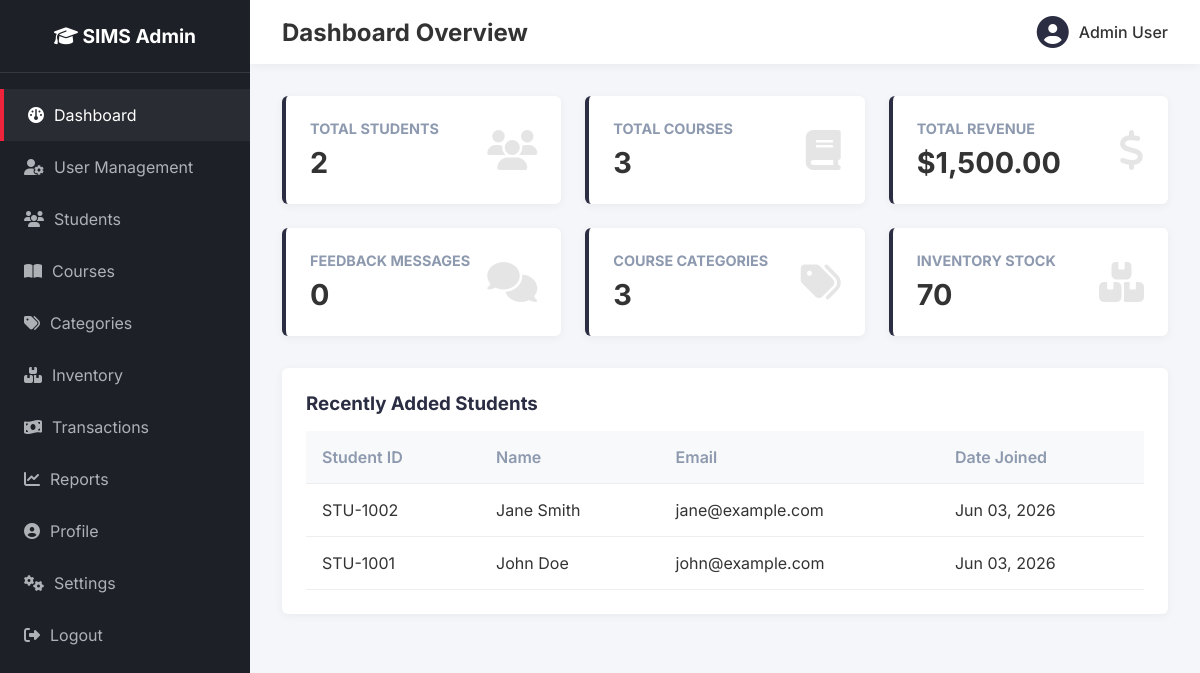
Page /admin/dashboard.php (signed in) on the committed database.
### tables this page shows
CREATE TABLE `students` (
  `id` int(11) NOT NULL AUTO_INCREMENT,
  `student_id` varchar(20) NOT NULL,
  `name` varchar(100) NOT NULL,
  `email` varchar(100) NOT NULL,
  `course_id` int(11) DEFAULT NULL,
  `image` varchar(255) DEFAULT 'default.png',
  `created_at` timestamp DEFAULT CURRENT_TIMESTAMP,
  PRIMARY KEY (`id`),
  UNIQUE KEY `student_id` (`student_id`),
  FOREIGN KEY (`course_id`) REFERENCES `courses`(`id`) ON DELETE SET NULL
);

### config/db.php (called while the page is built, shortened)
<?php
function xss_clean($data) {
    return htmlspecialchars($data ?? '', ENT_QUOTES, 'UTF-8');
}
?>

### admin/dashboard.php (the view, shortened to what this page needs)
<?php
require_once 'auth_check.php';
$total_students = $conn->query("SELECT COUNT(*) as count FROM students")->fetch_assoc()['count'];
$total_courses = $conn->query("SELECT COUNT(*) as count FROM courses")->fetch_assoc()['count'];
$total_revenue = $conn->query("SELECT SUM(amount) as total FROM transactions WHERE status='Paid'")->fetch_assoc()['total'];
$total_feedback = $conn->query("SELECT COUNT(*) as count FROM feedback")->fetch_assoc()['count'];
$total_categories = $conn->query("SELECT COUNT(*) as count FROM categories")->fetch_assoc()['count'];
$total_inventory = $conn->query("SELECT SUM(quantity) as total FROM inventory")->fetch_assoc()['total'];
?>
<!DOCTYPE html>
<html lang="en">
<head>
    <link rel="stylesheet" href="../css/admin.css">
    <link rel="stylesheet" href="https://cdnjs.cloudflare.com/ajax/libs/font-awesome/6.4.0/css/all.min.css">
</head>
<body>
    <?php include 'sidebar.php'; ?>
    <main class="main-content">
        <header class="topbar">
            <h2>Dashboard Overview</h2>
            <div class="user-info">
                <i class="fa-solid fa-user-circle fa-2x" style="color: var(--primary-color);"></i>
                <span><?php echo xss_clean($_SESSION['name']); ?></span>
            </div>
        </header>
        <div class="content-wrapper">
            <div class="dashboard-cards">
                <div class="stat-card">
                    <div>
                        <h3>Total Students</h3>
                        <h2><?php echo $total_students; ?></h2>
                    </div>
                    <i class="fa-solid fa-users"></i>
                </div>
                <div class="stat-card">
                    <div>
                        <h3>Total Courses</h3>
                        <h2><?php echo $total_courses; ?></h2>
                    </div>
                    <i class="fa-solid fa-book"></i>
                </div>
                <div class="stat-card">
                    <div>
                        <h3>Total Revenue</h3>
                        <h2>$<?php echo number_format($total_revenue ?: 0, 2); ?></h2>
                    </div>
                    <i class="fa-solid fa-dollar-sign"></i>
                </div>
                <div class="stat-card">
                    <div>
                        <h3>Feedback Messages</h3>
                        <h2><?php echo $total_feedback; ?></h2>
                    </div>
                    <i class="fa-solid fa-comments"></i>
                </div>
                <div class="stat-card">
                    <div>
                        <h3>Course Categories</h3>
                        <h2><?php echo $total_categories; ?></h2>
                    </div>
                    <i class="fa-solid fa-tags"></i>
                </div>
                <div class="stat-card">
                    <div>
                        <h3>Inventory Stock</h3>
                        <h2><?php echo number_format($total_inventory ?: 0); ?></h2>
                    </div>
                    <i class="fa-solid fa-boxes-stacked"></i>
                </div>
            </div>
            <div class="table-container">
                <h3 style="margin-bottom: 1rem; color: var(--primary-color);">Recently Added Students</h3>
                <table>
                    <thead>
                        <tr>
                            <th>Student ID</th>
                            <th>Name</th>
                            <th>Email</th>
                            <th>Date Joined</th>
                        </tr>
                    </thead>
                    <tbody>
                        <?php
                        $recent = $conn->query("SELECT * FROM students ORDER BY id DESC LIMIT 5");
                        if($recent && $recent->num_rows > 0):
                            while($row = $recent->fetch_assoc()):
                        ?>
                        <tr>
                            <td><?php echo xss_clean($row['student_id']); ?></td>
                            <td><?php echo xss_clean($row['name']); ?></td>
                            <td><?php echo xss_clean($row['email']); ?></td>
                            <td><?php echo date('M d, Y', strtotime($row['created_at'])); ?></td>
                        </tr>
                        <?php
                            endwhile;
                        else:
                        ?>
                        <tr><td colspan="4" style="text-align:center;">No students found.</td></tr>
                        <?php endif; ?>
                    </tbody>
                </table>
            </div>
        </div>
    </main>
</body>
</html>

### css/admin.css (style rules this page uses)
:root { --primary-color: #2b2d42; --secondary-color: #8d99ae; --accent-color: #ef233c; --bg-color: #f4f6f9; --sidebar-bg: #1d2127; --text-color: #333; --white: #ffffff; --radius: 6px; --shadow: 0 2px 10px rgba(0, 0, 0, 0.05); }
* { margin: 0; padding: 0; box-sizing: border-box; font-family: 'Inter', sans-serif; }
body { background-color: var(--bg-color); color: var(--text-color); display: flex; min-height: 100vh; }
.main-content { flex: 1; display: flex; flex-direction: column; overflow-x: hidden; }
.topbar { background: var(--white); padding: 1rem 2rem; display: flex; justify-content: space-between; align-items: center; box-shadow: var(--shadow); }
.user-info { display: flex; align-items: center; gap: 10px; font-weight: 500; }
.content-wrapper { padding: 2rem; }
.dashboard-cards { display: grid; grid-template-columns: repeat(auto-fit, minmax(220px, 1fr)); gap: 1.5rem; margin-bottom: 2rem; }
.stat-card { background: var(--white); padding: 1.5rem; border-radius: var(--radius); box-shadow: var(--shadow); display: flex; align-items: center; justify-content: space-between; border-left: 4px solid var(--primary-color); }
.stat-card h3 { color: var(--secondary-color); font-size: 0.9rem; text-transform: uppercase; }
.stat-card h2 { font-size: 1.8rem; margin-top: 0.5rem; }
.stat-card i { font-size: 2.5rem; color: rgba(0,0,0,0.1); }
.table-container { background: var(--white); border-radius: var(--radius); box-shadow: var(--shadow); padding: 1.5rem; overflow-x: auto; }
table { width: 100%; border-collapse: collapse; }
th, td { padding: 1rem; text-align: left; border-bottom: 1px solid #eee; }
th { background: #f8f9fa; font-weight: 600; color: var(--secondary-color); }

### rows in the picture
students: student "STU-1002", name "Jane Smith", email "jane@example.com", created_at "Jun 03, 2026"
students: student "STU-1001", name "John Doe", email "john@example.com", created_at "Jun 03, 2026"

### other values in the picture
xss_clean($_SESSION['name']) "Admin User"
$total_students "2"
$total_courses "3"
$total_revenue ?: 0 "1,500.00"
$total_feedback "0"
$total_categories "3"
$total_inventory ?: 0 "70"
